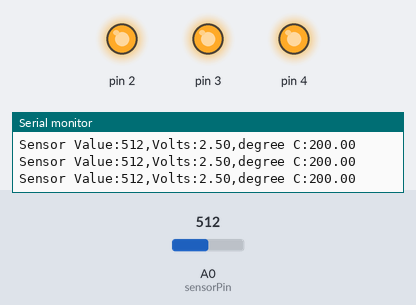
Recording of a sketch running on a simulated Arduino Uno, built with avr-gcc and run on an emulated ATmega328P. Parts: output pins drawn as LEDs (lit = HIGH), the last lines printed to the serial monitor. The inputs (shaded band) are chosen by the test bench; at power-on: A0 (sensorPin) = 512.

Above: at 1.2 s.
1.3 s: A0 (sensorPin) set to 158
4.3 s: A0 (sensorPin) set to 132
At 5.4 s:
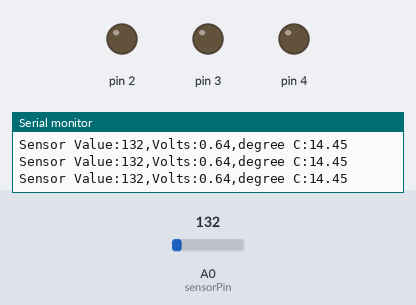
5.8 s: A0 (sensorPin) set to 306
At 6.9 s:
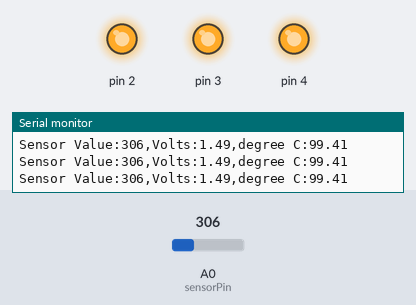
8.8 s: A0 (sensorPin) set to 122
At 9.9 s:
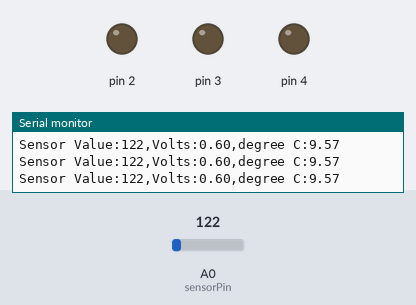
Timing chart, 0 to 11.3 s (numbered marks = the images above; inputs shaded):
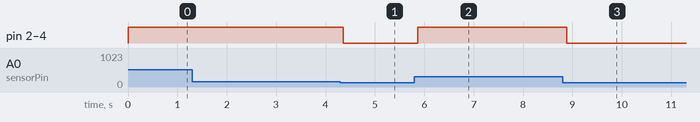

Measured:
- the behaviour switches between 144 and 143 on A0 (sensorPin) (found by bisection; images 0 and 1)
- after the input at 4.3 s, pin 2–4: HIGH → LOW after 0.06 s
- after the input at 5.8 s, pin 2–4: LOW → HIGH after 0.07 s
- after the input at 8.8 s, pin 2–4: HIGH → LOW after 0.09 s

The sketch:

LOVE-O-METER.ino
```cpp
const int sensorPin = A0;
const float baselineTemp = 20.0;

void setup()
{

  Serial.begin(9600);
  for(int pinNumber = 2;pinNumber<5;pinNumber++){
  pinMode(pinNumber, OUTPUT);
  digitalWrite(pinNumber,LOW);
  }
}

void loop()
{
  int sensorVal = analogRead(sensorPin);
  Serial.print("Sensor Value:");
  Serial.print(sensorVal);
  float voltage = (sensorVal/1024.0)*5.0;

  Serial.print(",Volts:");
  Serial.print(voltage);
  Serial.print(",degree C:");

 float temperature = (voltage - .5)*100;
  Serial.println(temperature);

  if(temperature < baselineTemp){
    digitalWrite(2,LOW);
    digitalWrite(3,LOW);
    digitalWrite(4,LOW);
  }
   else if(temperature >= baselineTemp+2 && temperature < baselineTemp+4){
    digitalWrite(2,HIGH);
    digitalWrite(3,HIGH);
    digitalWrite(4,LOW);
   }
   else if(temperature >= baselineTemp+6){
    digitalWrite(2,HIGH);
    digitalWrite(3,HIGH);
    digitalWrite(4,HIGH);
   }

  delay(1);
}
```
